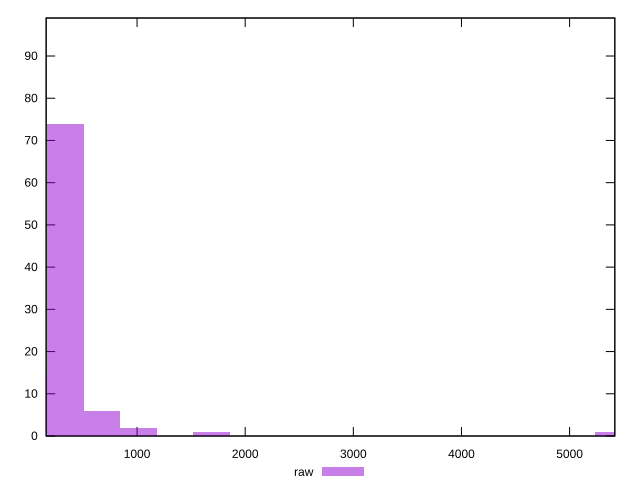

Source code (gnuplot):
reset

$raw <<EOF
5405.990883120265 1
1689.3721509750826 1
1013.6232905850496 2
337.87443019501654 74
675.7488603900331 6
0 15
EOF

set key outside below
set boxwidth 337.87443019501654
set xrange [159.214:5418.182]
set yrange [0:99]
set trange [0:99]
set style fill transparent solid 0.5 noborder
set terminal svg size 640, 490 enhanced background rgb 'white'
set output "reports/report_00027_2021-02-24T12-40-31.850Z/server-response-time/samples/card/raw/histogram.svg"

plot $raw title "raw" with boxes

reset
